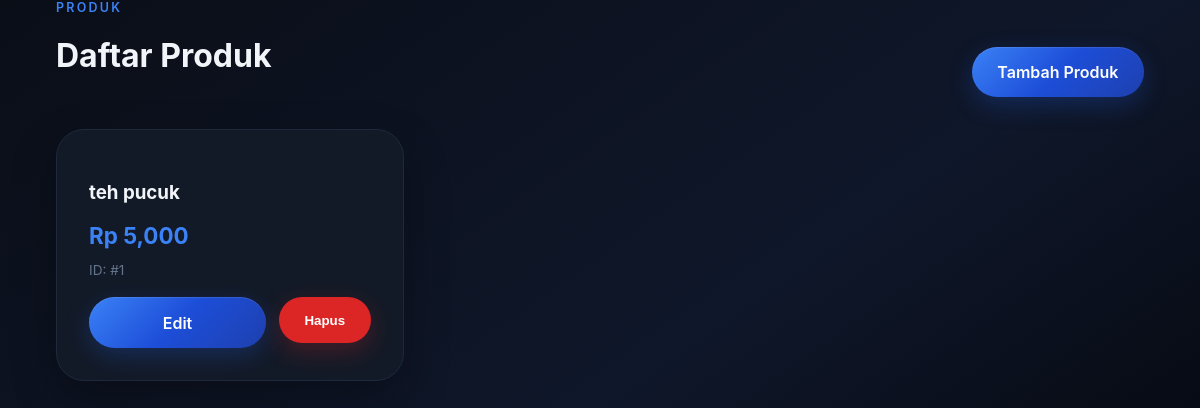
The page /produk/list/ (signed in) on the database as committed earlier.
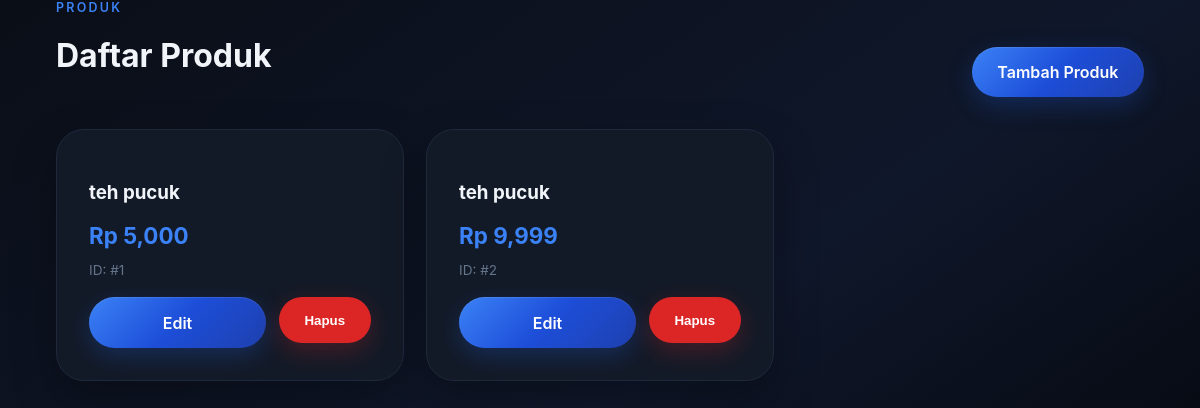
The same page on the database as committed later.
### appku/models.py (models this page shows, shortened)
class Produk(models.Model):
    nama = models.CharField(max_length=100)
    harga = models.IntegerField(default=0)
    kategori = models.ForeignKey(
        Kategori,
        on_delete=models.SET_NULL,
        null=True,
        blank=True,
        related_name="produks",
    )
    supplier = models.ForeignKey(
        Supplier,
        on_delete=models.SET_NULL,
        null=True,
        blank=True,
        related_name="produks",
    )
    stok = models.IntegerField(default=0)
    deskripsi = models.TextField(blank=True, default="")

### appku/views.py (the view)
# urls.py: path("produk/list/", views.produk_list, name="produk_list"),
@login_required
def produk_list(request):
    produk_list = Produk.objects.all()
    return render(request, "appku/produk_list.html", {"produk_list": produk_list})

### appku/templates/appku/produk_list.html (shortened to what this page needs)
{% extends 'appku/base.html' %}
{% load humanize %}
{% block content %}
    <div class="container">
        <div class="page-header fade-up">
            <div>
                <div class="eyebrow">Produk</div>
                <h1>Daftar Produk</h1>
            </div>
            <a href="{% url 'produk_form' %}" class="btn btn-primary">Tambah Produk</a>
        </div>
        <div class="produk-grid">
            {% for produk in produk_list %}
                <div class="produk-card fade-up delay-1">
                    <h3>{{ produk.nama }}</h3>
                    <p class="produk-price">Rp {{ produk.harga|intcomma }}</p>
                    <div class="produk-meta">
                        <span>ID: #{{ produk.id }}</span>
                    </div>
                    <div class="produk-actions">
                        <a href="{% url 'produk_edit' produk.pk %}" class="btn btn-primary">Edit</a>
                        <form method="post" action="{% url 'produk_delete' produk.pk %}" style="display: inline;">
                            <button type="submit" class="btn btn-danger" onclick="return confirm('Yakin hapus produk ini?')">Hapus</button>
                        </form>
                    </div>
                </div>
            {% empty %}
                <p>Belum ada produk.</p>
            {% endfor %}
        </div>
    </div>
{% endblock %}

### appku/templates/appku/base.html (shortened to what this page needs)
{% load static %}
<!DOCTYPE html>
<html lang="id">
<head>
</head>
<body>
    <div class="page-content">
        {% block content %}{% endblock %}
    </div>
</body>
</html>

### appku/templates/appku/base.html (style rules this page uses)
:root { --bg-primary: #0a0e17; --bg-secondary: #0d1421; --bg-card: #131a27; --bg-input: #0d1421; --surface: #1a2332; --surface-soft: #1e293b; --accent: #3b82f6; --accent-strong: #2563eb; --accent-light: #1e40af; --accent-glow: rgba(59, 130, 246, 0.4); --text: #f1f5f9; --text-muted: #94a3b8; --text-dark: #64748b; --border: #1e293b; --border-light: #334155; --shadow: rgba(0, 0, 0, 0.4); --shadow-lg: rgba(0, 0, 0, 0.6); --glass-bg: rgba(30, 41, 59, 0.6); --glass-border: rgba(255, 255, 255, 0.08); }
* { box-sizing: border-box; }
body { margin: 0; min-height: 100vh; font-family: 'Inter', system-ui, -apple-system, BlinkMacSystemFont, "Segoe UI", sans-serif; background: linear-gradient(145deg, var(--bg-primary) 0%, #0f172a 50%, #000000 100%); background-attachment: fixed; color: var(--text); }
a { color: inherit; text-decoration: none; }
.container { width: min(1120px, calc(100% - 2rem)); margin: 0 auto; padding: 0 1rem; }
.page-content { opacity: 0; animation: fadeInUp 0.7s cubic-bezier(0.34, 1.56, 0.64, 1) 0.1s both; }
html { scroll-behavior: smooth; }
.hero, .page-header, .card, .form-card, .login-card, .produk-card { animation: sophisticatedSlideUp 0.9s cubic-bezier(0.34, 1.56, 0.64, 1) both; }
.page-header { animation-delay: 0.2s; display: flex; justify-content: space-between; align-items: flex-end; gap: 1rem; margin-bottom: 2rem; }
.button, .btn { display: inline-flex; align-items: center; justify-content: center; gap: 0.5rem; padding: 0.95rem 1.6rem; border-radius: 999px; font-weight: 600; border: none; cursor: pointer; transition: all 0.3s cubic-bezier(0.34, 1.56, 0.64, 1); text-decoration: none; position: relative; overflow: hidden; }
.button::before, .btn::before { content: ''; position: absolute; top: 50%; left: 50%; width: 0; height: 0; border-radius: 50%; background: rgba(255, 255, 255, 0.2); transform: translate(-50%, -50%); transition: width 0.6s ease, height 0.6s ease; }
.button-primary, .btn-primary { background: linear-gradient(135deg, #3b82f6 0%, #1d4ed8 50%, #1e40af 100%); color: #ffffff; box-shadow: 0 8px 25px rgba(37, 99, 235, 0.25), inset 0 1px 0 rgba(255, 255, 255, 0.1); position: relative; }
.card, .login-card, .form-card, .produk-card { background: var(--bg-card); border: 1px solid var(--border); border-radius: 28px; padding: 2rem; box-shadow: 0 18px 45px rgba(0, 0, 0, 0.3), 0 0 1px rgba(59, 130, 246, 0.1); transition: all 0.4s cubic-bezier(0.34, 1.56, 0.64, 1); position: relative; }
.produk-price { font-size: 1.4rem; font-weight: 700; color: var(--accent); margin: 0.8rem 0; }
.produk-meta { font-size: 0.85rem; color: var(--text-dark); margin-bottom: 1rem; }
.produk-actions { display: flex; gap: 0.8rem; margin-top: 1.2rem; }
.produk-actions .btn { flex: 1; }
.fade-up { animation: sophisticatedFadeUp 0.8s cubic-bezier(0.25, 0.46, 0.45, 0.94) both !important; }
.fade-up.delay-1 { animation-delay: 0.15s; }
.eyebrow { color: var(--accent); letter-spacing: 0.18em; text-transform: uppercase; font-size: 0.78rem; font-weight: 600; margin: 0 0 0.5rem; }
.produk-grid { display: grid; grid-template-columns: repeat(auto-fill, minmax(280px, 1fr)); gap: 1.4rem; }
.produk-card { background: var(--bg-card); border: 1px solid var(--border); border-radius: 28px; padding: 2rem; box-shadow: 0 18px 45px rgba(0, 0, 0, 0.3), 0 0 1px rgba(59, 130, 246, 0.1); transition: all 0.4s cubic-bezier(0.34, 1.56, 0.64, 1); position: relative; }
.btn-danger { background: #dc2626; color: #ffffff; box-shadow: 0 8px 25px rgba(220, 38, 38, 0.25); }

Rows that differ between the two databases and show on the page:
added Produk: nama "teh pucuk", harga "9,999", id "2"
